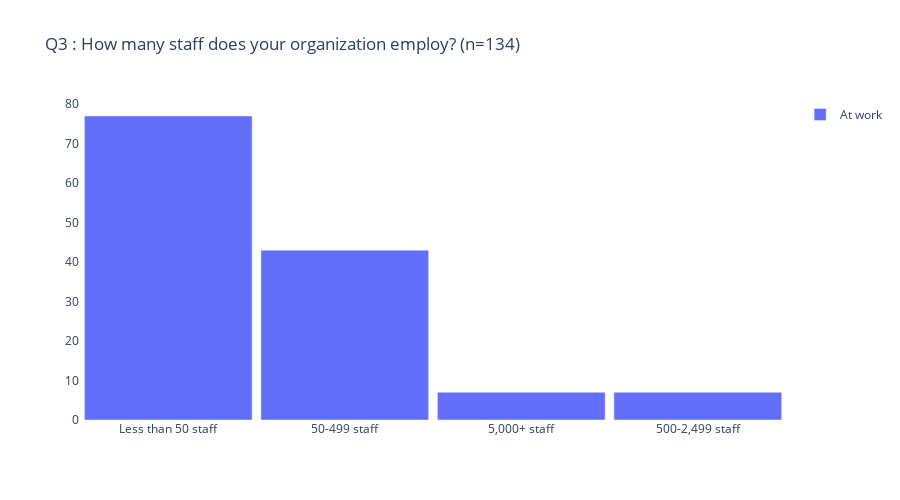
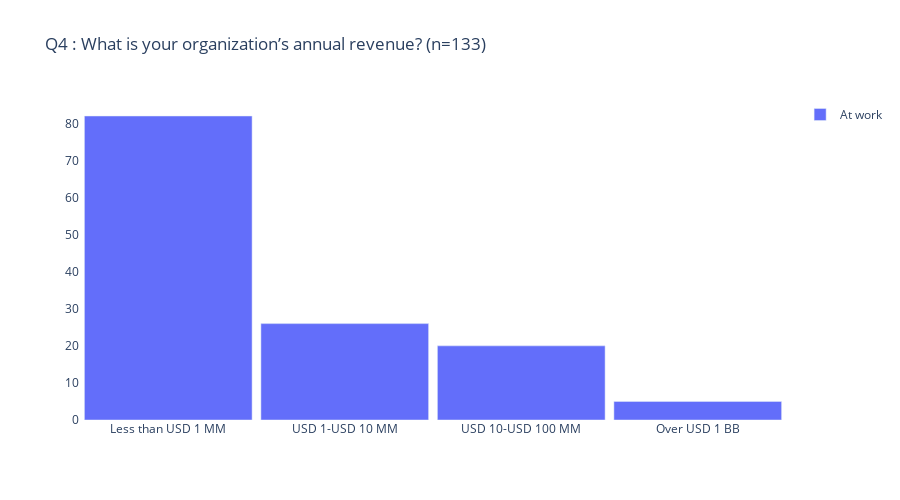
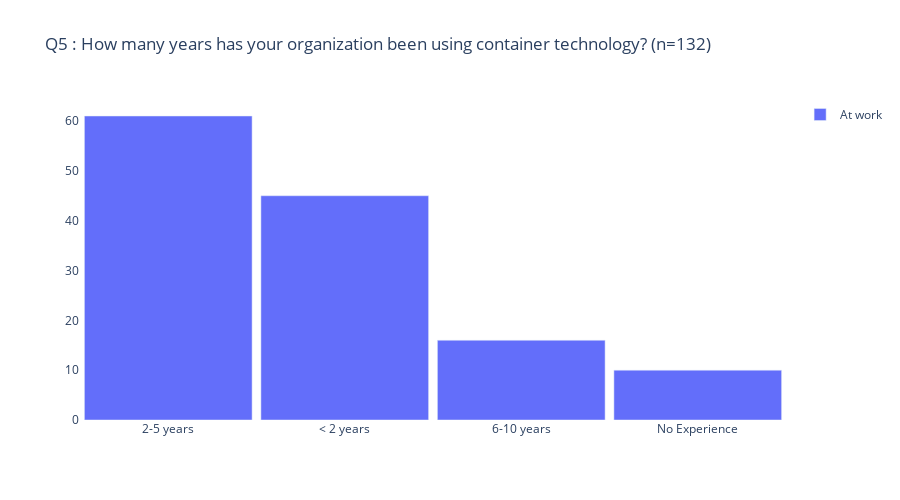
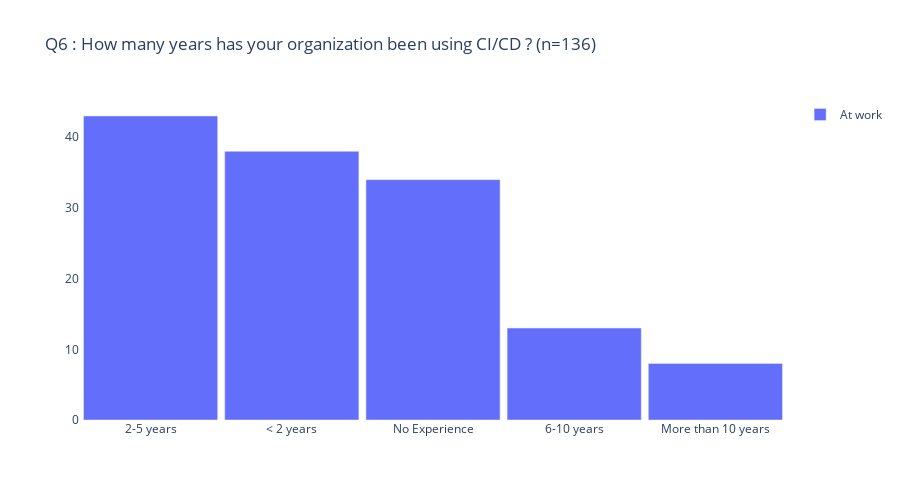

Notebook code cell kept with these figures, in order:
### Code cell
#
# Questions Q3 to Q11 are the same data format
#

selected_qs = ['Q3', 'Q4', 'Q5', 'Q6', 'Q7', 'Q8', 'Q9', 'Q10', 'Q11']
#selected_qs = ['Q8']
for key in selected_qs:
    if key in questions and not (key == "0"): 
        value = questions[key]
        double_bar_chart(
                 key,
                 questions[key], 
                 CWORK, work_df[key].value_counts()[lambda x: x > THRESHOLD], 
                 CHOME, home_df[key].value_counts()[lambda x: x > THRESHOLD])

### Figure 1 — Plotly figure (JSON) as saved in the notebook; plotly's stock layout.template omitted (floating-point values rounded to 4 significant figures)
{"data": [{"name": "At work", "type": "bar", "x": ["Less than 50 staff", "50-499 staff", "5,000+ staff", "500-2,499 staff"], "y": [77, 43, 7, 7]}, {"name": "At home", "type": "bar", "x": [], "y": []}], "layout": {"bargap": 0.05, "barmode": "stack", "height": 500, "plot_bgcolor": "#FFFFFF", "showlegend": true, "title": {"text": "Q3 : How many staff does your organization employ? (n=134)"}, "width": 900, "xaxis": {"autorange": true, "categoryorder": "total descending", "range": [-0.5, 3.5], "type": "category"}, "yaxis": {"autorange": true, "range": [0, 81.05], "type": "linear"}}}

### Figure 2 — Plotly figure (JSON) as saved in the notebook; plotly's stock layout.template omitted (floating-point values rounded to 4 significant figures)
{"data": [{"name": "At work", "type": "bar", "x": ["Less than USD 1 MM", "USD 1-USD 10 MM", "USD 10-USD 100 MM", "Over USD 1 BB"], "y": [82, 26, 20, 5]}, {"name": "At home", "type": "bar", "x": [], "y": []}], "layout": {"bargap": 0.05, "barmode": "stack", "height": 500, "plot_bgcolor": "#FFFFFF", "showlegend": true, "title": {"text": "Q4 : What is your organization’s annual revenue? (n=133)"}, "width": 900, "xaxis": {"autorange": true, "categoryorder": "total descending", "range": [-0.5, 3.5], "type": "category"}, "yaxis": {"autorange": true, "range": [0, 86.32], "type": "linear"}}}

### Figure 3 — Plotly figure (JSON) as saved in the notebook; plotly's stock layout.template omitted (floating-point values rounded to 4 significant figures)
{"data": [{"name": "At work", "type": "bar", "x": ["2-5 years", "&lt; 2 years", "6-10 years", "No Experience"], "y": [61, 45, 16, 10]}, {"name": "At home", "type": "bar", "x": [], "y": []}], "layout": {"bargap": 0.05, "barmode": "stack", "height": 500, "plot_bgcolor": "#FFFFFF", "showlegend": true, "title": {"text": "Q5 : How many years has your organization been using container technology? (n=132)"}, "width": 900, "xaxis": {"autorange": true, "categoryorder": "total descending", "range": [-0.5, 3.5], "type": "category"}, "yaxis": {"autorange": true, "range": [0, 64.21], "type": "linear"}}}

### Figure 4 — Plotly figure (JSON) as saved in the notebook; plotly's stock layout.template omitted (floating-point values rounded to 4 significant figures)
{"data": [{"name": "At work", "type": "bar", "x": ["2-5 years", "&lt; 2 years", "No Experience", "6-10 years", "More than 10 years"], "y": [43, 38, 34, 13, 8]}, {"name": "At home", "type": "bar", "x": [], "y": []}], "layout": {"bargap": 0.05, "barmode": "stack", "height": 500, "plot_bgcolor": "#FFFFFF", "showlegend": true, "title": {"text": "Q6 : How many years has your organization been using CI/CD ? (n=136)"}, "width": 900, "xaxis": {"autorange": true, "categoryorder": "total descending", "range": [-0.5, 4.5], "type": "category"}, "yaxis": {"autorange": true, "range": [0, 45.26], "type": "linear"}}}
